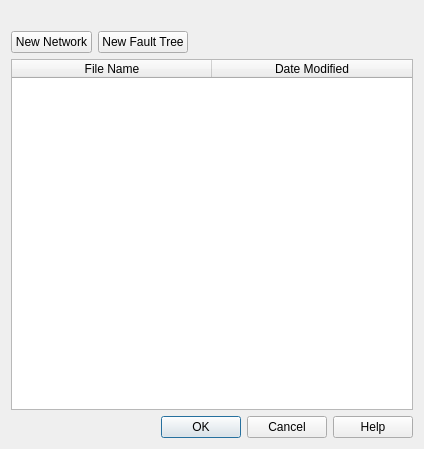
<?xml version="1.0" encoding="UTF-8"?>
<ui version="4.0">
 <class>mbraLaunch</class>
 <widget class="QWidget" name="mbraLaunch">
  <property name="geometry">
   <rect>
    <x>0</x>
    <y>0</y>
    <width>424</width>
    <height>449</height>
   </rect>
  </property>
  <property name="windowTitle">
   <string>MBRA</string>
  </property>
  <layout class="QVBoxLayout" name="verticalLayout">
   <item>
    <widget class="QLabel" name="label">
     <property name="text">
      <string/>
     </property>
     <property name="pixmap">
      <pixmap resource="mbraInit.qrc">:/mbra/MBRA-Splash.png</pixmap>
     </property>
     <property name="alignment">
      <set>Qt::AlignCenter</set>
     </property>
    </widget>
   </item>
   <item>
    <layout class="QHBoxLayout" name="horizontalLayout">
     <item>
      <widget class="QPushButton" name="naButton">
       <property name="text">
        <string>New Network</string>
       </property>
      </widget>
     </item>
     <item>
      <widget class="QPushButton" name="ftButton">
       <property name="text">
        <string>New Fault Tree</string>
       </property>
      </widget>
     </item>
     <item>
      <spacer name="horizontalSpacer">
       <property name="orientation">
        <enum>Qt::Horizontal</enum>
       </property>
       <property name="sizeHint" stdset="0">
        <size>
         <width>40</width>
         <height>20</height>
        </size>
       </property>
      </spacer>
     </item>
    </layout>
   </item>
   <item>
    <widget class="QTableWidget" name="fileTable">
     <property name="editTriggers">
      <set>QAbstractItemView::NoEditTriggers</set>
     </property>
     <property name="tabKeyNavigation">
      <bool>false</bool>
     </property>
     <property name="alternatingRowColors">
      <bool>true</bool>
     </property>
     <property name="selectionMode">
      <enum>QAbstractItemView::SingleSelection</enum>
     </property>
     <property name="selectionBehavior">
      <enum>QAbstractItemView::SelectRows</enum>
     </property>
     <property name="sortingEnabled">
      <bool>true</bool>
     </property>
     <property name="rowCount">
      <number>0</number>
     </property>
     <property name="columnCount">
      <number>2</number>
     </property>
     <attribute name="horizontalHeaderDefaultSectionSize">
      <number>200</number>
     </attribute>
     <attribute name="horizontalHeaderStretchLastSection">
      <bool>true</bool>
     </attribute>
     <attribute name="verticalHeaderVisible">
      <bool>false</bool>
     </attribute>
     <attribute name="verticalHeaderHighlightSections">
      <bool>true</bool>
     </attribute>
     <column>
      <property name="text">
       <string>File Name</string>
      </property>
     </column>
     <column>
      <property name="text">
       <string>Date Modified</string>
      </property>
     </column>
    </widget>
   </item>
   <item>
    <widget class="QDialogButtonBox" name="buttonBox">
     <property name="standardButtons">
      <set>QDialogButtonBox::Cancel|QDialogButtonBox::Help|QDialogButtonBox::Ok</set>
     </property>
    </widget>
   </item>
  </layout>
 </widget>
 <tabstops>
  <tabstop>buttonBox</tabstop>
  <tabstop>naButton</tabstop>
  <tabstop>ftButton</tabstop>
  <tabstop>fileTable</tabstop>
 </tabstops>
 <resources>
  <include location="mbraInit.qrc"/>
 </resources>
 <connections/>
</ui>
